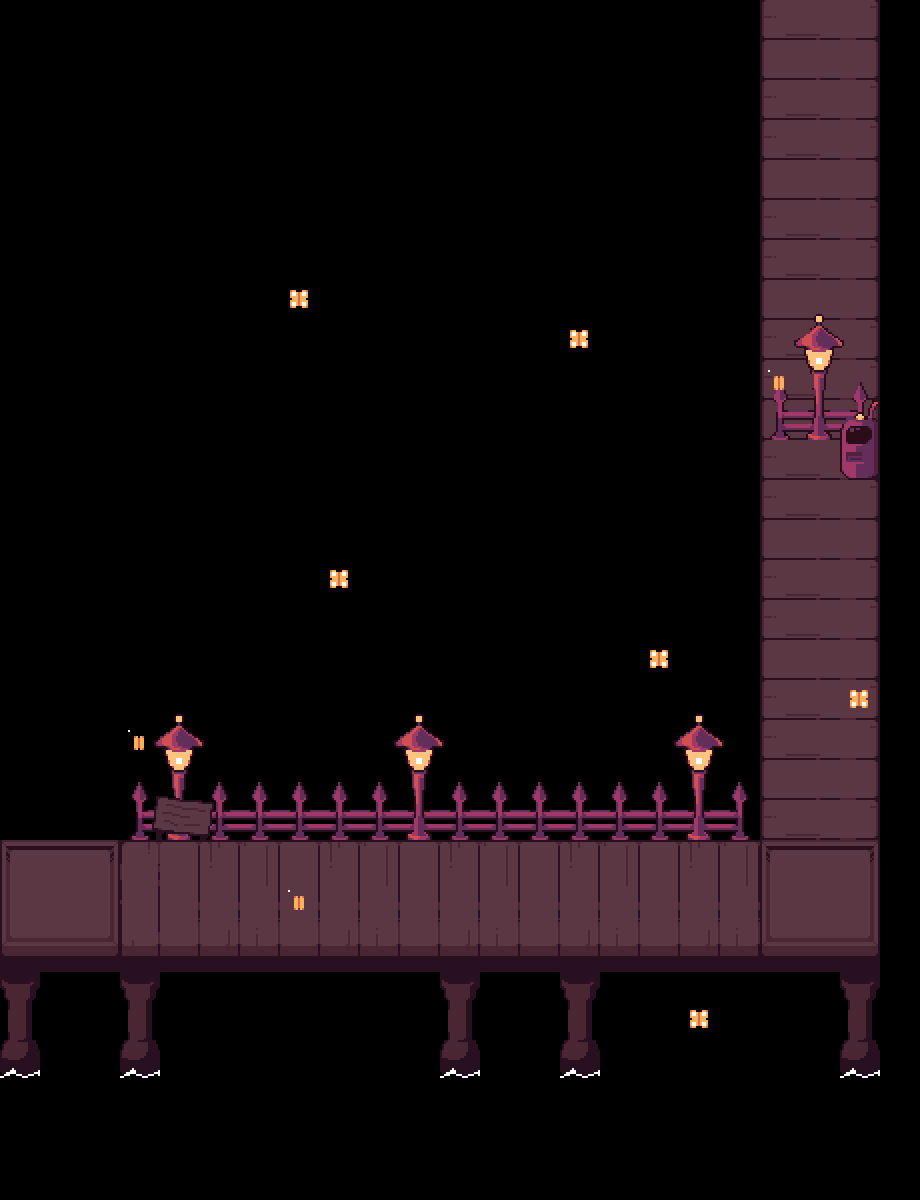

This is a level from a 2D game, rendered from its Tiled map with the project's own tilesets. A one-line summary and the map file follow, with tile-layer data summarised:
An orthogonal 23x30 tile map with 40x40 px tiles, 4 tile layers (Tile Layer 1, fences, signs, butterflies) and 18 objects (2x interactable, evergroves_bg2, transition, elevatordoor, entry_elevator, ...).

<map version="1.11" tiledversion="1.11.0" orientation="orthogonal" renderorder="right-down" width="23" height="30" tilewidth="40" tileheight="40" infinite="0" nextlayerid="13" nextobjectid="39">
 <editorsettings>
  <export target="data.lua" format="lua" />
 </editorsettings>
 <properties>
  <property name="border" value="evergroves" />
  <property name="depths" type="bool" value="true" />
  <property name="music" value="mus_evergroves" />
 </properties>
 <tileset firstgid="1" source="../../../tilesets/evergroves.tsx" />
 <objectgroup id="8" name="objects_bg">
  <object id="5" name="evergroves_bg2" x="0" y="0">
   <point />
  </object>
 </objectgroup>
 <layer id="1" name="Tile Layer 1" width="23" height="30">
  <data>[690 cells, 161 non-empty, 39 distinct tile ids]</data>
 </layer>
 <layer id="9" name="fences" width="23" height="30">
  <data>[690 cells, 61 non-empty, 14 distinct tile ids]</data>
 </layer>
 <layer id="12" name="signs" width="23" height="30">
  <data>[690 cells, 8 non-empty, 8 distinct tile ids]</data>
 </layer>
 <objectgroup color="#0000ff" id="2" name="collision">
  <object id="14" x="0" y="840" height="120" />
  <object id="15" x="0" y="960" width="880" />
  <object id="16" x="880" y="0" height="960" />
  <object id="17" x="760" y="0" height="840" />
  <object id="25" x="120" y="840" width="640" />
  <object id="26" x="120" y="800" height="40" />
  <object id="27" x="0" y="800" height="40" />
  <object id="28" x="0" y="800" width="120" />
  <object id="33" x="760" y="440" width="80" />
  <object id="35" x="840" y="440" height="40" />
  <object id="36" x="840" y="480" width="40" />
 </objectgroup>
 <objectgroup color="#ff0000" id="3" name="paths" />
 <objectgroup color="#ff00ff" id="4" name="objects">
  <object id="23" name="transition" x="20" y="780" width="80" height="40">
   <properties>
    <property name="map" value="hub_elevator" />
    <property name="marker" value="entry" />
   </properties>
  </object>
  <object id="32" name="interactable" x="150" y="800" width="70" height="40">
   <properties>
    <property name="text1" value="* This lift will take you to the evergroves." />
    <property name="text2" value="* Or it would,[wait:5] if you weren't already there." />
   </properties>
  </object>
  <object id="37" name="interactable" x="840" y="440" width="40" height="40">
   <properties>
    <property name="text1" value="* Under construction!" />
    <property name="text2">* Estimated construction time:[wait:10]
* 4-5 Business days,[wait:5] sorry for the inconvenience!</property>
   </properties>
  </object>
 </objectgroup>
 <objectgroup id="11" name="objects_elevator">
  <object id="22" name="elevatordoor" x="0" y="800" width="120" height="40" />
 </objectgroup>
 <layer id="10" name="butterflies" width="23" height="30">
  <data>[690 cells, 9 non-empty, 4 distinct tile ids]</data>
 </layer>
 <objectgroup color="#00c000" id="5" name="controllers" />
 <objectgroup color="#7f00ff" id="6" name="markers">
  <object id="21" name="entry_elevator" x="60" y="880">
   <point />
  </object>
  <object id="30" name="spawn" x="160" y="880">
   <point />
  </object>
 </objectgroup>
 <objectgroup color="#00ff00" id="7" name="battleareas" />
</map>
